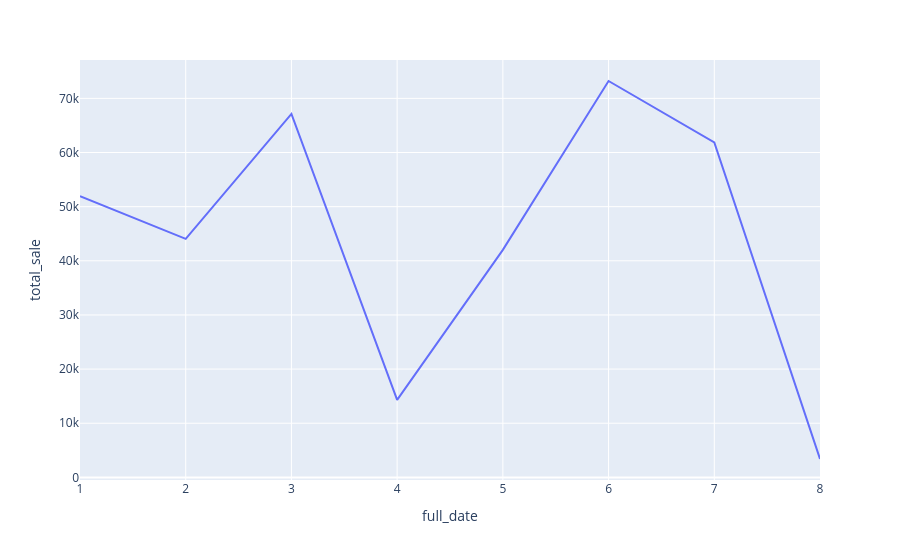

Notebook source saved alongside this figure:
### Code cell
px.line(day_sale,x='full_date',y='total_sale')

### Figure 1 — Plotly figure (JSON) as saved in the notebook; plotly's stock layout.template omitted (floating-point values rounded to 4 significant figures)
{"data": [{"hovertemplate": "full_date=%{x}<br>total_sale=%{y}<extra></extra>", "legendgroup": "", "line": {"color": "#636efa", "dash": "solid"}, "marker": {"symbol": "circle"}, "mode": "lines", "name": "", "orientation": "v", "showlegend": false, "type": "scatter", "x": [1, 2, 3, 4, 5, 6, 7, 8], "xaxis": "x", "y": [51950.0, 44040.0, 67130.0, 14307, 42020.0, 73208, 61880.0, 3395.0], "yaxis": "y"}], "layout": {"autosize": true, "legend": {"tracegroupgap": 0}, "margin": {"t": 60}, "xaxis": {"anchor": "y", "autorange": true, "domain": [0, 1], "range": [1, 8], "title": {"text": "full_date"}, "type": "linear"}, "yaxis": {"anchor": "x", "autorange": true, "domain": [0, 1], "range": [-483.3, 77090.0], "title": {"text": "total_sale"}, "type": "linear"}}}
